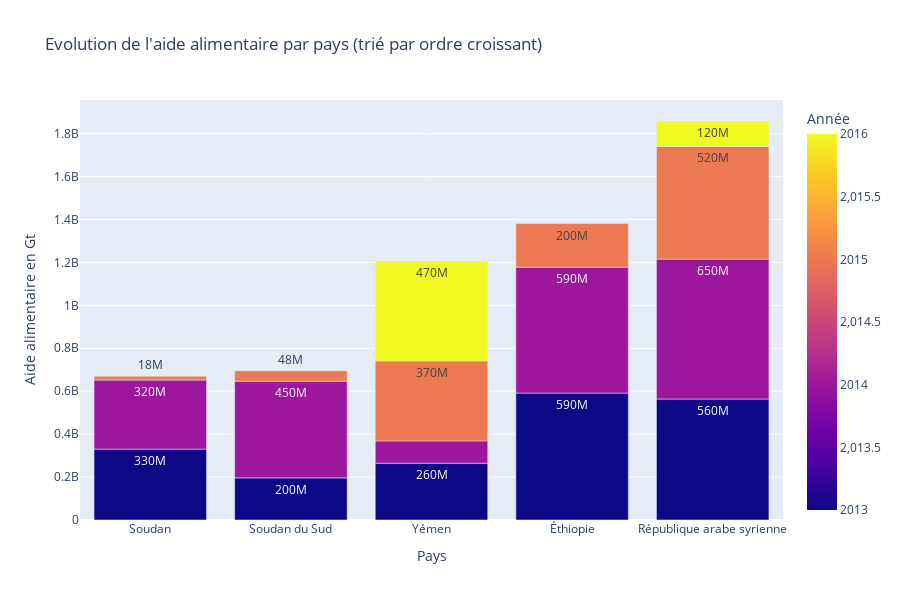

Notebook code cell kept with this figure:
### Code cell
sum_tri_top_5 = sum_tri_top_5.sort_values(by=['Année', 'Aide_Alimentaire'])

# Créer le graphique
fig = px.bar(sum_tri_top_5,
             x="Zone",
             y="Aide_Alimentaire",
             color="Année",
             text="Aide_Alimentaire",
             title="Evolution de l'aide alimentaire par pays (trié par ordre croissant)",
             labels={"Zone": "Pays", "Aide_Alimentaire": "Aide alimentaire en Gt"},
             barmode='group',
             text_auto='.2s',
             height=600,
             )

# Changer l'ordre des années sur l'axe X
fig.update_layout(xaxis={'categoryorder':'total ascending'})

# Afficher le graphique
fig.show()

### Figure 1 — Plotly figure (JSON) as saved in the notebook; plotly's stock layout.template omitted (floating-point values rounded to 4 significant figures)
{"data": [{"alignmentgroup": "True", "hovertemplate": "Pays=%{x}<br>Aide alimentaire en Gt=%{text}<br>Année=%{marker.color}<extra></extra>", "legendgroup": "", "marker": {"color": [2013, 2013, 2013, 2013, 2013, 2014, 2014, 2014, 2014, 2014, 2015, 2015, 2015, 2015, 2015, 2016, 2016], "coloraxis": "coloraxis", "pattern": {"shape": ""}}, "name": "", "offsetgroup": "", "orientation": "v", "showlegend": false, "text": [196330000, 264764000, 330230000, 563566000, 591404000, 103840000, 321904000, 450610000, 586624000, 651870000, 17650000, 48308000, 203266000, 372306000, 524949000, 118558000, 465574000], "textposition": "auto", "texttemplate": "%{y:.2s}", "type": "bar", "x": ["Soudan du Sud", "Yémen", "Soudan", "République arabe syrienne", "Éthiopie", "Yémen", "Soudan", "Soudan du Sud", "Éthiopie", "République arabe syrienne", "Soudan", "Soudan du Sud", "Éthiopie", "Yémen", "République arabe syrienne", "République arabe syrienne", "Yémen"], "xaxis": "x", "y": [196330000, 264764000, 330230000, 563566000, 591404000, 103840000, 321904000, 450610000, 586624000, 651870000, 17650000, 48308000, 203266000, 372306000, 524949000, 118558000, 465574000], "yaxis": "y"}], "layout": {"barmode": "group", "coloraxis": {"colorbar": {"title": {"text": "Année"}}, "colorscale": [[0, "#0d0887"], [0.1111, "#46039f"], [0.2222, "#7201a8"], [0.3333, "#9c179e"], [0.4444, "#bd3786"], [0.5556, "#d8576b"], [0.6667, "#ed7953"], [0.7778, "#fb9f3a"], [0.8889, "#fdca26"], [1, "#f0f921"]]}, "height": 600, "legend": {"tracegroupgap": 0}, "title": {"text": "Evolution de l'aide alimentaire par pays (trié par ordre croissant)"}, "xaxis": {"anchor": "y", "categoryorder": "total ascending", "domain": [0, 1], "title": {"text": "Pays"}}, "yaxis": {"anchor": "x", "domain": [0, 1], "title": {"text": "Aide alimentaire en Gt"}}}}
